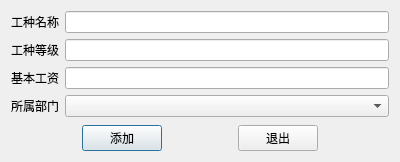
<?xml version="1.0" encoding="UTF-8"?>
<ui version="4.0">
 <class>AddCraftInfo</class>
 <widget class="QDialog" name="AddCraftInfo">
  <property name="geometry">
   <rect>
    <x>0</x>
    <y>0</y>
    <width>400</width>
    <height>162</height>
   </rect>
  </property>
  <property name="windowTitle">
   <string>添加工种信息</string>
  </property>
  <layout class="QGridLayout" name="gridLayout_2">
   <item row="0" column="0">
    <layout class="QVBoxLayout" name="verticalLayout">
     <item>
      <layout class="QGridLayout" name="gridLayout">
       <item row="0" column="0">
        <widget class="QLabel" name="label">
         <property name="text">
          <string>工种名称</string>
         </property>
        </widget>
       </item>
       <item row="0" column="1">
        <widget class="QLineEdit" name="lineEdit">
         <property name="maxLength">
          <number>20</number>
         </property>
         <property name="clearButtonEnabled">
          <bool>true</bool>
         </property>
        </widget>
       </item>
       <item row="2" column="0">
        <widget class="QLabel" name="label_3">
         <property name="text">
          <string>基本工资</string>
         </property>
        </widget>
       </item>
       <item row="1" column="1">
        <widget class="QLineEdit" name="lineEdit_2">
         <property name="maxLength">
          <number>20</number>
         </property>
         <property name="clearButtonEnabled">
          <bool>true</bool>
         </property>
        </widget>
       </item>
       <item row="1" column="0">
        <widget class="QLabel" name="label_2">
         <property name="text">
          <string>工种等级</string>
         </property>
        </widget>
       </item>
       <item row="2" column="1">
        <widget class="QLineEdit" name="lineEdit_3">
         <property name="clearButtonEnabled">
          <bool>true</bool>
         </property>
        </widget>
       </item>
       <item row="3" column="0">
        <widget class="QLabel" name="label_4">
         <property name="text">
          <string>所属部门</string>
         </property>
        </widget>
       </item>
       <item row="3" column="1">
        <widget class="QComboBox" name="comboBox"/>
       </item>
      </layout>
     </item>
     <item>
      <spacer name="verticalSpacer">
       <property name="orientation">
        <enum>Qt::Vertical</enum>
       </property>
       <property name="sizeHint" stdset="0">
        <size>
         <width>20</width>
         <height>40</height>
        </size>
       </property>
      </spacer>
     </item>
     <item>
      <layout class="QHBoxLayout" name="horizontalLayout">
       <item>
        <spacer name="horizontalSpacer_2">
         <property name="orientation">
          <enum>Qt::Horizontal</enum>
         </property>
         <property name="sizeHint" stdset="0">
          <size>
           <width>40</width>
           <height>20</height>
          </size>
         </property>
        </spacer>
       </item>
       <item>
        <widget class="QPushButton" name="pushButton">
         <property name="text">
          <string>添加</string>
         </property>
        </widget>
       </item>
       <item>
        <spacer name="horizontalSpacer">
         <property name="orientation">
          <enum>Qt::Horizontal</enum>
         </property>
         <property name="sizeHint" stdset="0">
          <size>
           <width>40</width>
           <height>20</height>
          </size>
         </property>
        </spacer>
       </item>
       <item>
        <widget class="QPushButton" name="pushButton_2">
         <property name="text">
          <string>退出</string>
         </property>
        </widget>
       </item>
       <item>
        <spacer name="horizontalSpacer_3">
         <property name="orientation">
          <enum>Qt::Horizontal</enum>
         </property>
         <property name="sizeHint" stdset="0">
          <size>
           <width>40</width>
           <height>20</height>
          </size>
         </property>
        </spacer>
       </item>
      </layout>
     </item>
    </layout>
   </item>
  </layout>
 </widget>
 <resources/>
 <connections>
  <connection>
   <sender>pushButton</sender>
   <signal>clicked()</signal>
   <receiver>AddCraftInfo</receiver>
   <slot>accept()</slot>
   <hints>
    <hint type="sourcelabel">
     <x>130</x>
     <y>111</y>
    </hint>
    <hint type="destinationlabel">
     <x>191</x>
     <y>114</y>
    </hint>
   </hints>
  </connection>
  <connection>
   <sender>pushButton_2</sender>
   <signal>clicked()</signal>
   <receiver>AddCraftInfo</receiver>
   <slot>reject()</slot>
   <hints>
    <hint type="sourcelabel">
     <x>304</x>
     <y>113</y>
    </hint>
    <hint type="destinationlabel">
     <x>355</x>
     <y>114</y>
    </hint>
   </hints>
  </connection>
 </connections>
</ui>
